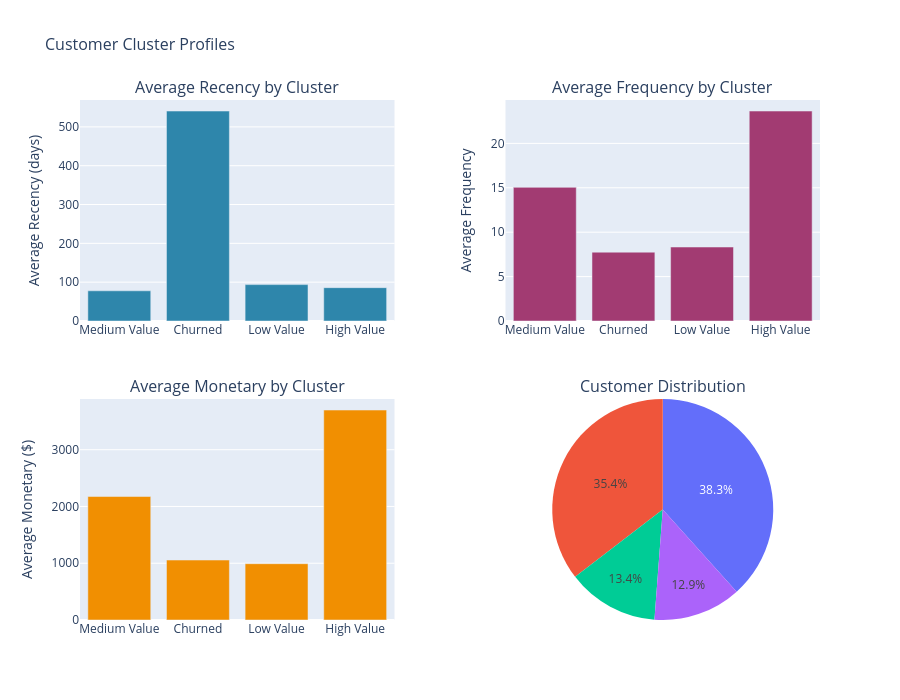

Here is the notebook cell this chart was saved with:
### Code cell
# Cluster profiles
fig = make_subplots(
    rows=2, cols=2,
    subplot_titles=('Average Recency by Cluster', 'Average Frequency by Cluster',
                    'Average Monetary by Cluster', 'Customer Distribution'),
    specs=[[{'type': 'bar'}, {'type': 'bar'}],
           [{'type': 'bar'}, {'type': 'pie'}]],
    vertical_spacing=0.15,
    horizontal_spacing=0.15
)

# Recency by cluster
fig.add_trace(
    go.Bar(x=cluster_analysis['Cluster_Name'], y=cluster_analysis['Avg_Recency'],
           name='Avg Recency', marker_color='#2E86AB'),
    row=1, col=1
)

# Frequency by cluster
fig.add_trace(
    go.Bar(x=cluster_analysis['Cluster_Name'], y=cluster_analysis['Avg_Frequency'],
           name='Avg Frequency', marker_color='#A23B72'),
    row=1, col=2
)

# Monetary by cluster
fig.add_trace(
    go.Bar(x=cluster_analysis['Cluster_Name'], y=cluster_analysis['Avg_Monetary'],
           name='Avg Monetary', marker_color='#F18F01'),
    row=2, col=1
)

# Customer distribution pie chart
fig.add_trace(
    go.Pie(labels=cluster_analysis['Cluster_Name'], values=cluster_analysis['Customer_Count'],
           name='Customer Distribution'),
    row=2, col=2
)

fig.update_layout(height=700, showlegend=False,
                  title_text='Customer Cluster Profiles',
                  title_font_size=16)

fig.update_yaxes(title_text='Average Recency (days)', row=1, col=1)
fig.update_yaxes(title_text='Average Frequency', row=1, col=2)
fig.update_yaxes(title_text='Average Monetary ($)', row=2, col=1)

fig.show()

### Figure 1 — Plotly figure (JSON) as saved in the notebook; plotly's stock layout.template omitted (floating-point values rounded to 4 significant figures)
{"data": [{"marker": {"color": "#2E86AB"}, "name": "Avg Recency", "type": "bar", "x": ["Medium Value", "Churned", "Low Value", "High Value"], "xaxis": "x", "y": [77.78, 540.8, 93.69, 85.85], "yaxis": "y"}, {"marker": {"color": "#A23B72"}, "name": "Avg Frequency", "type": "bar", "x": ["Medium Value", "Churned", "Low Value", "High Value"], "xaxis": "x2", "y": [15.05, 7.75, 8.33, 23.64], "yaxis": "y2"}, {"marker": {"color": "#F18F01"}, "name": "Avg Monetary", "type": "bar", "x": ["Medium Value", "Churned", "Low Value", "High Value"], "xaxis": "x3", "y": [2175.0, 1056.0, 991.9, 3699.0], "yaxis": "y3"}, {"domain": {"x": [0.575, 1], "y": [0, 0.425]}, "labels": ["Medium Value", "Churned", "Low Value", "High Value"], "name": "Customer Distribution", "type": "pie", "values": [281, 106, 304, 102]}], "layout": {"annotations": [{"font": {"size": 16}, "showarrow": false, "text": "Average Recency by Cluster", "x": 0.2125, "xanchor": "center", "xref": "paper", "y": 1, "yanchor": "bottom", "yref": "paper"}, {"font": {"size": 16}, "showarrow": false, "text": "Average Frequency by Cluster", "x": 0.7875, "xanchor": "center", "xref": "paper", "y": 1, "yanchor": "bottom", "yref": "paper"}, {"font": {"size": 16}, "showarrow": false, "text": "Average Monetary by Cluster", "x": 0.2125, "xanchor": "center", "xref": "paper", "y": 0.425, "yanchor": "bottom", "yref": "paper"}, {"font": {"size": 16}, "showarrow": false, "text": "Customer Distribution", "x": 0.7875, "xanchor": "center", "xref": "paper", "y": 0.425, "yanchor": "bottom", "yref": "paper"}], "height": 700, "showlegend": false, "title": {"font": {"size": 16}, "text": "Customer Cluster Profiles"}, "xaxis": {"anchor": "y", "domain": [0, 0.425]}, "xaxis2": {"anchor": "y2", "domain": [0.575, 1]}, "xaxis3": {"anchor": "y3", "domain": [0, 0.425]}, "yaxis": {"anchor": "x", "domain": [0.575, 1], "title": {"text": "Average Recency (days)"}}, "yaxis2": {"anchor": "x2", "domain": [0.575, 1], "title": {"text": "Average Frequency"}}, "yaxis3": {"anchor": "x3", "domain": [0, 0.425], "title": {"text": "Average Monetary ($)"}}}}
